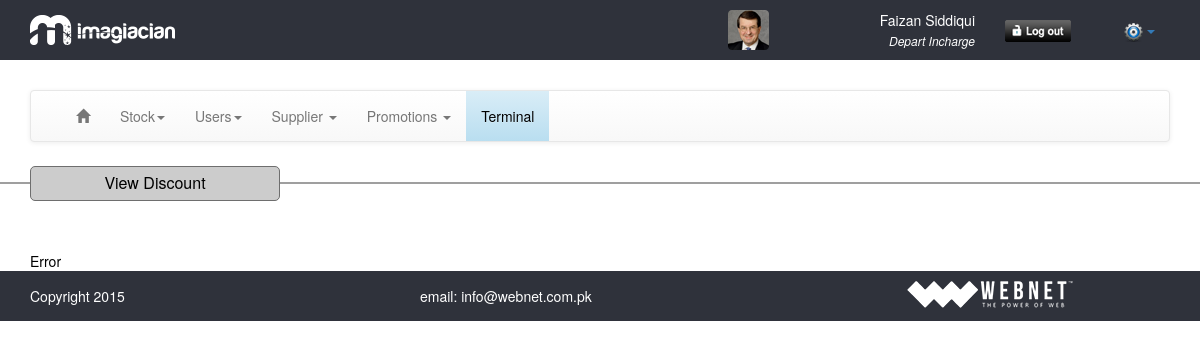
/view_offer.php (signed in), run on an earlier commit of the app's database.
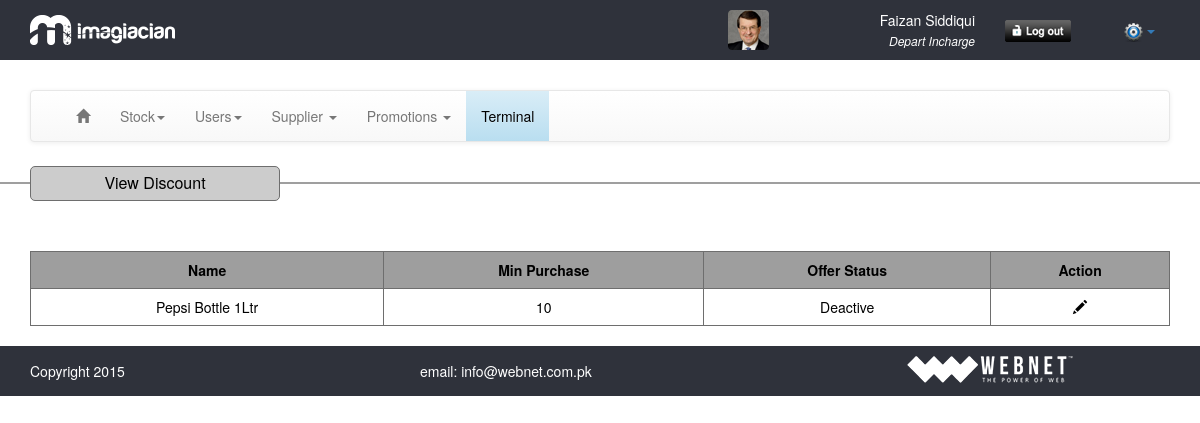
And on a later commit of the database.
### tables this page shows
CREATE TABLE IF NOT EXISTS `discount` (
  `id` int(11) NOT NULL,
  `product_id` int(11) NOT NULL,
  `discount_type` varchar(32) NOT NULL,
  `discount_amount` int(11) NOT NULL,
  `min_purchase_qty` int(11) NOT NULL,
  `type` varchar(16) NOT NULL,
  `status` int(11) NOT NULL,
  `datetime` timestamp NULL DEFAULT CURRENT_TIMESTAMP
);

CREATE TABLE IF NOT EXISTS `products` (
  `p_id` int(11) NOT NULL,
  `p_name` text NOT NULL,
  `p_supplier` int(11) NOT NULL,
  `p_cost` decimal(10,0) NOT NULL,
  `p_price` decimal(10,0) NOT NULL,
  `p_gst` decimal(10,0) NOT NULL,
  `p_vat` decimal(10,0) NOT NULL,
  `p_barcode` tinytext NOT NULL,
  `p_volumetype` varchar(32) NOT NULL,
  `p_volumevalue` varchar(32) NOT NULL,
  `p_skucrate` int(11) NOT NULL,
  `p_skucarton` int(11) NOT NULL,
  `p_skubag` int(11) NOT NULL,
  `p_datetime` timestamp NOT NULL DEFAULT CURRENT_TIMESTAMP
);

### common/class.database.php (called while the page is built, shortened)
<?php
class Database {
    public $_DB;
    public $_query;
    public $_where = array();
    public $_select = array();
    public $_action;
    public $_table;
    public $_joins = array();
    public function __construct() {
        try {
            $this->_DB = new PDO('mysql:host=' . DB_HOST . ';dbname=' . DB_NAME, DB_USER, DB_PASS);
            $this->_DB->setAttribute(PDO::ATTR_ERRMODE, PDO::ERRMODE_EXCEPTION);
        } catch (PDOException $e) {
            echo 'ERROR: ' . $e->getMessage();
        }
    }
    public function where($column_name, $value, $operator = '=') {
        $this->_where[$column_name] = array();
        $this->_where[$column_name][] = $value;
        $this->_where[$column_name][] = $operator;
    }
    public function query($query) {
        try {
            $this->_query = $this->_DB->prepare(filter_var($query, FILTER_SANITIZE_STRING));
            $this->bind_results();
            $this->_query->execute();
            $this->_where = array();
            $this->_select = array();
            $this->_joins = array();
        } catch (PDOException $e) {
            $er = $e->errorInfo;
            echo '<p style="font-family:arial; background:#F00; position:absolute; z-index:10000; color:#FFF; padding:5px;">ERROR: ' . $er[2] . '</p>';
        }
    }
    public function bind_results() {
        if (!empty($this->_where)) {
            $ci = 0;
            foreach ($this->_where as $c => $value) {
                $ci++;
                $this->_query->bindValue(':' . $c.$ci, $value[0], $this->get_type($value[0]));
            }
        }
    }
    public function get_type($value) {
        if (is_int($value)) {
            $param = PDO::PARAM_INT;
        } elseif (is_bool($value)) {
            $param = PDO::PARAM_BOOL;
        } elseif (is_null($value)) {
            $param = PDO::PARAM_NULL;
        } elseif (is_string($value)) {
            $param = PDO::PARAM_STR;
        } else {
            $param = FALSE;
        }
        return $param;
    }
    public function join($table_name, $override_name, $join_type = 'INNER JOIN', $match, $select = NULL) {
        $this->_joins[] = $join_type . ' ' . $table_name . ' AS ' . $override_name . ' ON ' . $match;
    }
    public function build_query() {
        $query = $this->_action;
        if ($this->_action == 'SELECT') {
            if (!empty($this->_select)) {
                foreach ($this->_select as $column_name => $name) {
                    $query .=' ' . $column_name . ' as ' . $name . ', ';
                }
            } else {
                $query .= ' *';
            }
            $query = rtrim($query, ', ');
        }
        if ($this->_action != 'UPDATE' && $this->_action != 'INSERT') {
            $query .= ' FROM ';
        }
        $query .= $this->_table;
        if (!empty($this->_joins)) {
            $query .= ' ';
            $query .= implode(' ', $this->_joins);
        }
        if (!empty($this->_where)) {
            $query .= ' WHERE ';
            $columns = array();
            $ci = 0;
            foreach ($this->_where as $c => $v) {
                $cn = $c;
                $ci++;
                $columns[] = $cn . ' ' . $v[1] . ' :' . $c.$ci;
            }
            $query .= implode(' AND ', $columns);
        }
        $this->query($query);
    }
    public function all_results($fetch_type = PDO::FETCH_OBJ) {
        return $this->_query->fetchAll($fetch_type);
    }
    public function from($table_name, $num_rows = NULL) {
        $this->_action = 'SELECT';
        $this->_table = $table_name;
        $this->build_query();
    }
}

### classes/class.offer.php (called while the page is built, shortened)
<?php
class offer extends database
{
	private $table_name;
	function __construct()
	{
		$this->table_name 	= 'discount';
	}
	public function get_products($ID = NULL)
	{
		if (isset($ID)) {
			$this->inner_join('products', 'p', 'p.p_id = discount.product_id');
			$this->where('discount.id',$ID);
			$this->where('discount.type','offer');
			$this->from($this->table_name);
			return $this->result();
		}
		else {
			$this->from($this->table_name);
			return $this->all_results();
		}
	}
}
 ?>

### view_offer.php (the view, shortened to what the changed rows need)
<?php require_once 'header.php'; ?>
<section>
	<div class="container">
		<div class="row">
			<div class="tableHeading">
				<p class="nomargin alignCenter">View Discount</p>
			</div>
			<div class="col-md-12">
				<?php
				$offer = new offer();
				$results = $offer->get_products();
				if ($results) {
				?>
				<table border="1" cellpadding="5" cellspacing="0" class="table table-hover tableView">
					<tr>
						<th>Name</th>
						<th>Min Purchase</th>
						<th>Offer Status</th>
						<th>Action</th>
					</tr>
						<?php
						foreach($results as $res){ ?>
						<tr>
						<td><?php echo $res->p_name; ?></td>
						<td><?php echo $res->min_purchase_qty; ?></td>
						<td>
							<?php
							if($res->status == '1'){
								echo 'Active';
							}
							else {
								echo 'Deactive';
							}
							?>
						</td>
						<td><a href="add_offer.php?id=<?php echo $res->id; ?>"><span class="glyphicon glyphicon-pencil"></span></a></td>
						</tr>
						<?php
						}
						?>
				</table>
				<?php
				}else{
					echo 'Error';
				}
				?>
			</div>
</section>
<?php require_once 'footer.php'; ?>

What changed in the data, as far as the page shows it:
added discount: product.p_name "Pepsi Bottle 1Ltr", min_purchase_qty "10", status "Deactive"
Also different on the page:
text no longer shown: "Error"
text now shown: "Name Min Purchase Offer Status Action"
